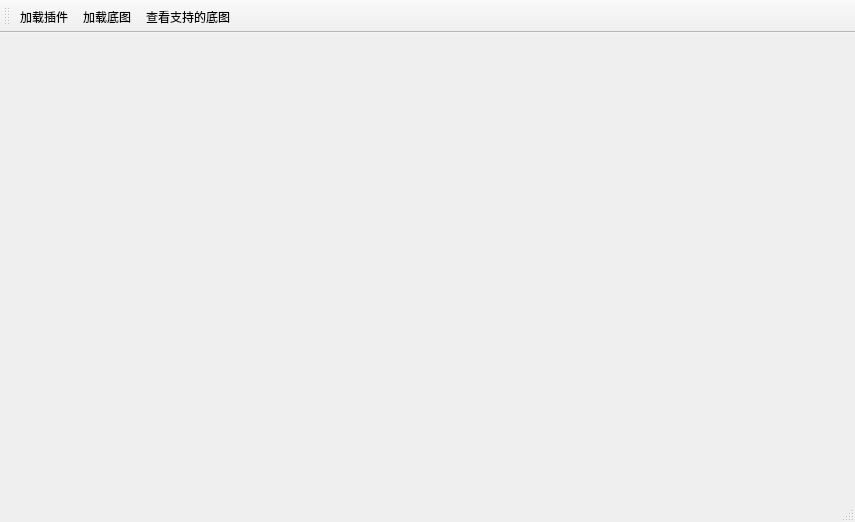
<?xml version="1.0" encoding="UTF-8"?>
<ui version="4.0">
 <class>MainWindow</class>
 <widget class="QMainWindow" name="MainWindow">
  <property name="geometry">
   <rect>
    <x>0</x>
    <y>0</y>
    <width>855</width>
    <height>522</height>
   </rect>
  </property>
  <property name="windowTitle">
   <string>MainWindow</string>
  </property>
  <widget class="QWidget" name="centralWidget">
   <layout class="QGridLayout" name="gridLayout"/>
  </widget>
  <widget class="QMenuBar" name="menuBar">
   <property name="geometry">
    <rect>
     <x>0</x>
     <y>0</y>
     <width>855</width>
     <height>23</height>
    </rect>
   </property>
  </widget>
  <widget class="QToolBar" name="mainToolBar">
   <attribute name="toolBarArea">
    <enum>TopToolBarArea</enum>
   </attribute>
   <attribute name="toolBarBreak">
    <bool>false</bool>
   </attribute>
   <addaction name="mLoadPluginAction"/>
   <addaction name="mLoadBaseMapAction"/>
   <addaction name="mSupportBaseMapAction"/>
  </widget>
  <widget class="QStatusBar" name="statusBar"/>
  <action name="mLoadPluginAction">
   <property name="text">
    <string>加载插件</string>
   </property>
  </action>
  <action name="mLoadBaseMapAction">
   <property name="text">
    <string>加载底图</string>
   </property>
  </action>
  <action name="mSupportBaseMapAction">
   <property name="text">
    <string>查看支持的底图</string>
   </property>
  </action>
 </widget>
 <layoutdefault spacing="6" margin="11"/>
 <resources/>
 <connections/>
</ui>
